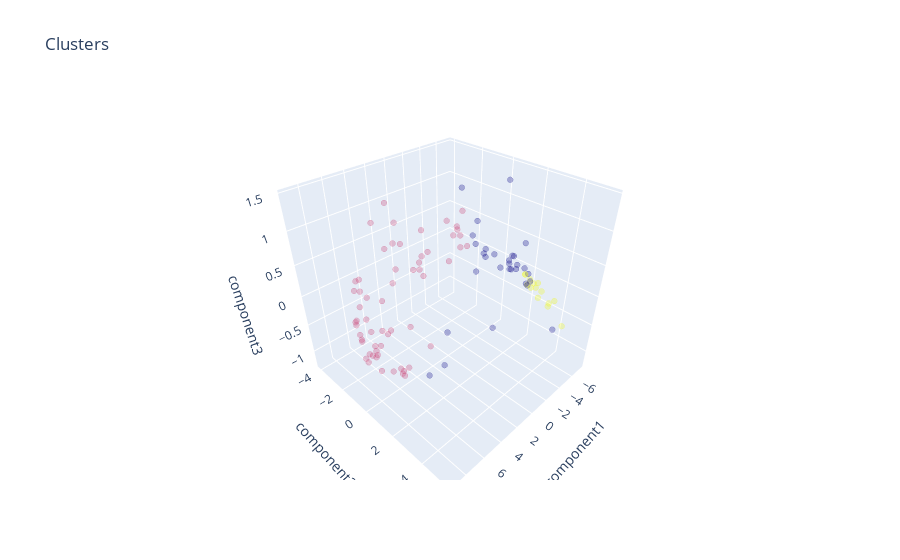

The cell this chart's notebook holds for it:
### Code cell
graph = go.Scatter3d(
    x= reviews_by_beer_style_PCA_clusters['component1'],
    y= reviews_by_beer_style_PCA_clusters['component2'],
    z= reviews_by_beer_style_PCA_clusters['component3'],
    mode='markers',
    marker=dict(
        color = reviews_by_beer_style_PCA_clusters['cluster'], 
        size= 2,
        line=dict(
            color= reviews_by_beer_style_PCA_clusters['cluster'],
            width= 12
        ),
        opacity=0.3
    )
)
data = [graph]
layout = go.Layout(
    title= 'Clusters',
    scene = dict(
        xaxis = dict(title  = 'component1'),
        yaxis = dict(title  = 'component2'),
        zaxis = dict(title  = 'component3')
    )
)
fig = go.Figure(data=data, layout=layout)
py.offline.iplot(fig)
